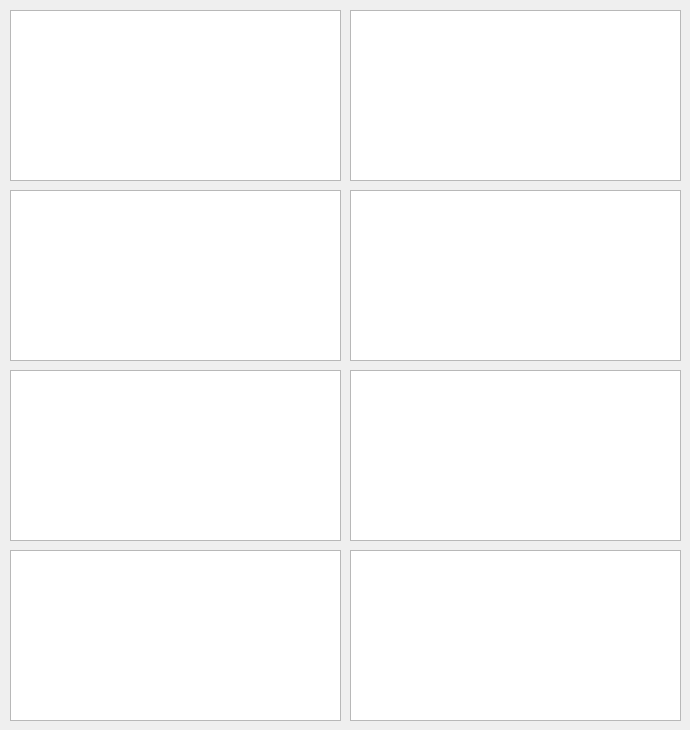
       <widget class="QWidget" name="tabWidgetPage2_2">
        <attribute name="title">
         <string>Converted</string>
        </attribute>
        <widget class="PyDMWaveformPlot" name="PyDMWaveformPlot_42">
         <property name="geometry">
          <rect>
           <x>10</x>
           <y>10</y>
           <width>331</width>
           <height>171</height>
          </rect>
         </property>
         <property name="toolTip">
          <string/>
         </property>
         <property name="yAxes">
          <stringlist>
           <string>{&quot;name&quot;: &quot;Axis 1&quot;, &quot;orientation&quot;: &quot;left&quot;, &quot;minRange&quot;: -1.0, &quot;maxRange&quot;: 1.0, &quot;autoRange&quot;: true}</string>
          </stringlist>
         </property>
         <property name="title" stdset="0">
          <string>Converted Setpoint [CH 0]</string>
         </property>
         <property name="curves">
          <stringlist>
           <string>{&quot;y_channel&quot;: &quot;XX-99SL01:DI-FOFBCtrl:GENConvArrayDataCH0&quot;, &quot;x_channel&quot;: null, &quot;name&quot;: &quot;&quot;, &quot;color&quot;: &quot;white&quot;, &quot;lineStyle&quot;: 1, &quot;lineWidth&quot;: 1, &quot;symbol&quot;: null, &quot;symbolSize&quot;: 10, &quot;yAxisName&quot;: &quot;Axis 1&quot;, &quot;redraw_mode&quot;: 2}</string>
          </stringlist>
         </property>
        </widget>
        <widget class="PyDMWaveformPlot" name="PyDMWaveformPlot_43">
         <property name="geometry">
          <rect>
           <x>10</x>
           <y>190</y>
           <width>331</width>
           <height>171</height>
          </rect>
         </property>
         <property name="toolTip">
          <string/>
         </property>
         <property name="yAxes">
          <stringlist>
           <string>{&quot;name&quot;: &quot;Axis 1&quot;, &quot;orientation&quot;: &quot;left&quot;, &quot;minRange&quot;: -1.0, &quot;maxRange&quot;: 1.0, &quot;autoRange&quot;: true}</string>
          </stringlist>
         </property>
         <property name="title" stdset="0">
          <string>Converted Setpoint [CH 1]</string>
         </property>
         <property name="curves">
          <stringlist>
           <string>{&quot;y_channel&quot;: &quot;XX-99SL01:DI-FOFBCtrl:GENConvArrayDataCH1&quot;, &quot;x_channel&quot;: null, &quot;name&quot;: &quot;&quot;, &quot;color&quot;: &quot;white&quot;, &quot;lineStyle&quot;: 1, &quot;lineWidth&quot;: 1, &quot;symbol&quot;: null, &quot;symbolSize&quot;: 10, &quot;yAxisName&quot;: &quot;Axis 1&quot;, &quot;redraw_mode&quot;: 2}</string>
          </stringlist>
         </property>
        </widget>
        <widget class="PyDMWaveformPlot" name="PyDMWaveformPlot_44">
         <property name="geometry">
          <rect>
           <x>10</x>
           <y>370</y>
           <width>331</width>
           <height>171</height>
          </rect>
         </property>
         <property name="toolTip">
          <string/>
         </property>
         <property name="yAxes">
          <stringlist>
           <string>{&quot;name&quot;: &quot;Axis 1&quot;, &quot;orientation&quot;: &quot;left&quot;, &quot;minRange&quot;: -1.0, &quot;maxRange&quot;: 1.0, &quot;autoRange&quot;: true}</string>
          </stringlist>
         </property>
         <property name="title" stdset="0">
          <string>Converted Setpoint [CH 2]</string>
         </property>
         <property name="curves">
          <stringlist>
           <string>{&quot;y_channel&quot;: &quot;XX-99SL01:DI-FOFBCtrl:GENConvArrayDataCH2&quot;, &quot;x_channel&quot;: null, &quot;name&quot;: &quot;&quot;, &quot;color&quot;: &quot;white&quot;, &quot;lineStyle&quot;: 1, &quot;lineWidth&quot;: 1, &quot;symbol&quot;: null, &quot;symbolSize&quot;: 10, &quot;yAxisName&quot;: &quot;Axis 1&quot;, &quot;redraw_mode&quot;: 2}</string>
          </stringlist>
         </property>
        </widget>
        <widget class="PyDMWaveformPlot" name="PyDMWaveformPlot_45">
         <property name="geometry">
          <rect>
           <x>10</x>
           <y>550</y>
           <width>331</width>
           <height>171</height>
          </rect>
         </property>
         <property name="toolTip">
          <string/>
         </property>
         <property name="yAxes">
          <stringlist>
           <string>{&quot;name&quot;: &quot;Axis 1&quot;, &quot;orientation&quot;: &quot;left&quot;, &quot;minRange&quot;: -1.0, &quot;maxRange&quot;: 1.0, &quot;autoRange&quot;: true}</string>
          </stringlist>
         </property>
         <property name="title" stdset="0">
          <string>Converted Setpoint [CH 3]</string>
         </property>
         <property name="curves">
          <stringlist>
           <string>{&quot;y_channel&quot;: &quot;XX-99SL01:DI-FOFBCtrl:GENConvArrayDataCH3&quot;, &quot;x_channel&quot;: null, &quot;name&quot;: &quot;&quot;, &quot;color&quot;: &quot;white&quot;, &quot;lineStyle&quot;: 1, &quot;lineWidth&quot;: 1, &quot;symbol&quot;: null, &quot;symbolSize&quot;: 10, &quot;yAxisName&quot;: &quot;Axis 1&quot;, &quot;redraw_mode&quot;: 2}</string>
          </stringlist>
         </property>
        </widget>
        <widget class="PyDMWaveformPlot" name="PyDMWaveformPlot_46">
         <property name="geometry">
          <rect>
           <x>350</x>
           <y>10</y>
           <width>331</width>
           <height>171</height>
          </rect>
         </property>
         <property name="toolTip">
          <string/>
         </property>
         <property name="yAxes">
          <stringlist>
           <string>{&quot;name&quot;: &quot;Axis 1&quot;, &quot;orientation&quot;: &quot;left&quot;, &quot;minRange&quot;: -1.0, &quot;maxRange&quot;: 1.0, &quot;autoRange&quot;: true}</string>
          </stringlist>
         </property>
         <property name="title" stdset="0">
          <string>Converted Voltage [CH 0]</string>
         </property>
         <property name="curves">
          <stringlist>
           <string>{&quot;y_channel&quot;: &quot;XX-99SL01:DI-FOFBCtrl:GENConvArrayDataCH8&quot;, &quot;x_channel&quot;: null, &quot;name&quot;: &quot;&quot;, &quot;color&quot;: &quot;white&quot;, &quot;lineStyle&quot;: 1, &quot;lineWidth&quot;: 1, &quot;symbol&quot;: null, &quot;symbolSize&quot;: 10, &quot;yAxisName&quot;: &quot;Axis 1&quot;, &quot;redraw_mode&quot;: 2}</string>
          </stringlist>
         </property>
        </widget>
        <widget class="PyDMWaveformPlot" name="PyDMWaveformPlot_47">
         <property name="geometry">
          <rect>
           <x>350</x>
           <y>190</y>
           <width>331</width>
           <height>171</height>
          </rect>
         </property>
         <property name="toolTip">
          <string/>
         </property>
         <property name="yAxes">
          <stringlist>
           <string>{&quot;name&quot;: &quot;Axis 1&quot;, &quot;orientation&quot;: &quot;left&quot;, &quot;minRange&quot;: -1.0, &quot;maxRange&quot;: 1.0, &quot;autoRange&quot;: true}</string>
          </stringlist>
         </property>
         <property name="title" stdset="0">
          <string>Converted Voltage [CH 1]</string>
         </property>
         <property name="curves">
          <stringlist>
           <string>{&quot;y_channel&quot;: &quot;XX-99SL01:DI-FOFBCtrl:GENConvArrayDataCH9&quot;, &quot;x_channel&quot;: null, &quot;name&quot;: &quot;&quot;, &quot;color&quot;: &quot;white&quot;, &quot;lineStyle&quot;: 1, &quot;lineWidth&quot;: 1, &quot;symbol&quot;: null, &quot;symbolSize&quot;: 10, &quot;yAxisName&quot;: &quot;Axis 1&quot;, &quot;redraw_mode&quot;: 2}</string>
          </stringlist>
         </property>
        </widget>
        <widget class="PyDMWaveformPlot" name="PyDMWaveformPlot_48">
         <property name="geometry">
          <rect>
           <x>350</x>
           <y>370</y>
           <width>331</width>
           <height>171</height>
          </rect>
         </property>
         <property name="toolTip">
          <string/>
         </property>
         <property name="yAxes">
          <stringlist>
           <string>{&quot;name&quot;: &quot;Axis 1&quot;, &quot;orientation&quot;: &quot;left&quot;, &quot;minRange&quot;: -1.0, &quot;maxRange&quot;: 1.0, &quot;autoRange&quot;: true}</string>
          </stringlist>
         </property>
         <property name="title" stdset="0">
          <string>Converted Voltage [CH 2]</string>
         </property>
         <property name="curves">
          <stringlist>
           <string>{&quot;y_channel&quot;: &quot;XX-99SL01:DI-FOFBCtrl:GENConvArrayDataCH10&quot;, &quot;x_channel&quot;: null, &quot;name&quot;: &quot;&quot;, &quot;color&quot;: &quot;white&quot;, &quot;lineStyle&quot;: 1, &quot;lineWidth&quot;: 1, &quot;symbol&quot;: null, &quot;symbolSize&quot;: 10, &quot;yAxisName&quot;: &quot;Axis 1&quot;, &quot;redraw_mode&quot;: 2}</string>
          </stringlist>
         </property>
        </widget>
        <widget class="PyDMWaveformPlot" name="PyDMWaveformPlot_49">
         <property name="geometry">
          <rect>
           <x>350</x>
           <y>550</y>
           <width>331</width>
           <height>171</height>
          </rect>
         </property>
         <property name="toolTip">
          <string/>
         </property>
         <property name="yAxes">
          <stringlist>
           <string>{&quot;name&quot;: &quot;Axis 1&quot;, &quot;orientation&quot;: &quot;left&quot;, &quot;minRange&quot;: -1.0, &quot;maxRange&quot;: 1.0, &quot;autoRange&quot;: true}</string>
          </stringlist>
         </property>
         <property name="title" stdset="0">
          <string>Converted Voltage [CH 3]</string>
         </property>
         <property name="curves">
          <stringlist>
           <string>{&quot;y_channel&quot;: &quot;XX-99SL01:DI-FOFBCtrl:GENConvArrayDataCH11&quot;, &quot;x_channel&quot;: null, &quot;name&quot;: &quot;&quot;, &quot;color&quot;: &quot;white&quot;, &quot;lineStyle&quot;: 1, &quot;lineWidth&quot;: 1, &quot;symbol&quot;: null, &quot;symbolSize&quot;: 10, &quot;yAxisName&quot;: &quot;Axis 1&quot;, &quot;redraw_mode&quot;: 2}</string>
          </stringlist>
         </property>
        </widget>
       </widget>
